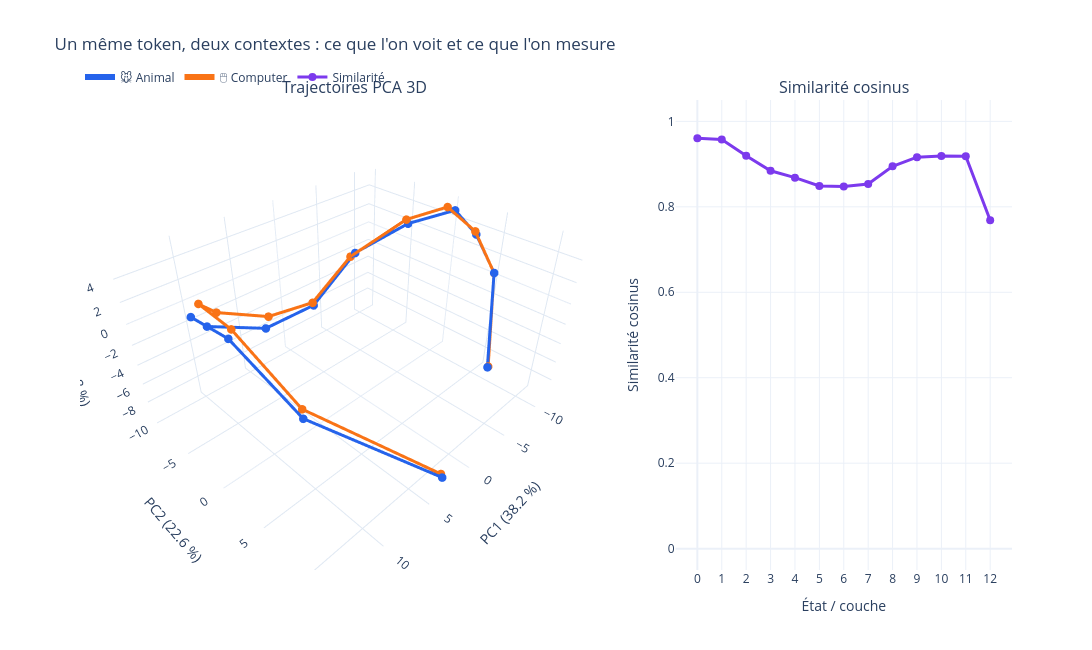

The notebook cell this image was saved under:
### Markdown cell above
## Expérience 2 — Deux sens de `mouse`, deux instruments

Nous comparons maintenant le même mot cible dans deux contextes fortement polysémiques :

- 🐭 `The mouse ate the cheese.`
- 🖱️ `I clicked the icon with the mouse.`

La vue 3D montre la géométrie projetée ; la courbe mesure directement la proximité dans l'espace complet.

### Code cell
import plotly.graph_objects as go
from plotly.subplots import make_subplots

mouse_sentences = {
    "🐭 Animal": "The mouse ate the cheese.",
    "🖱️ Computer": "I clicked the icon with the mouse.",
}

mouse_trajectories = {}
with torch.inference_mode():
    for context, sentence in mouse_sentences.items():
        encoded, _, _, indices = prepare(sentence, "mouse")
        inputs = {name: value.to(device) for name, value in encoded.items()}
        output = model(**inputs, output_hidden_states=True, return_dict=True)
        mouse_trajectories[context] = torch.stack([
            state[0, indices, :].mean(dim=0).cpu()
            for state in output.hidden_states
        ])

contexts = list(mouse_trajectories)
vectors = np.vstack([mouse_trajectories[c].numpy() for c in contexts])
pca3 = PCA(n_components=3)
xyz = pca3.fit_transform(vectors)

n_states = len(mouse_trajectories[contexts[0]])
layers = np.arange(n_states)
labels = np.array(["Représentation initiale"] + [f"Couche {i}" for i in layers[1:]])
similarities = cosine_similarity(
    mouse_trajectories[contexts[0]], mouse_trajectories[contexts[1]], dim=1
).numpy()

fig = make_subplots(
    rows=1, cols=2, specs=[[{"type": "scene"}, {"type": "xy"}]],
    column_widths=[0.62, 0.38], horizontal_spacing=0.05,
    subplot_titles=("Trajectoires PCA 3D", "Similarité cosinus"),
)
colors = {"🐭 Animal": "#2563eb", "🖱️ Computer": "#f97316"}

cursor = 0
for context in contexts:
    points = xyz[cursor:cursor + n_states]
    fig.add_trace(go.Scatter3d(
        x=points[:, 0], y=points[:, 1], z=points[:, 2],
        mode="lines+markers", name=context, customdata=labels,
        line=dict(color=colors[context], width=6),
        marker=dict(color=colors[context], size=5),
        hovertemplate=("<b>%{customdata}</b><br>" + context +
                       "<br>PC1=%{x:.2f}<br>PC2=%{y:.2f}<br>PC3=%{z:.2f}<extra></extra>"),
    ), row=1, col=1)
    cursor += n_states

fig.add_trace(go.Scatter(
    x=layers, y=similarities, mode="lines+markers", name="Similarité",
    customdata=labels, line=dict(color="#7c3aed", width=3),
    marker=dict(size=8),
    hovertemplate="<b>%{customdata}</b><br>Similarité=%{y:.4f}<extra></extra>",
), row=1, col=2)

variance = 100 * pca3.explained_variance_ratio_
fig.update_scenes(
    xaxis_title=f"PC1 ({variance[0]:.1f} %)",
    yaxis_title=f"PC2 ({variance[1]:.1f} %)",
    zaxis_title=f"PC3 ({variance[2]:.1f} %)",
)
fig.update_xaxes(title_text="État / couche", dtick=1, row=1, col=2)
fig.update_yaxes(title_text="Similarité cosinus", range=[-0.05, 1.05], row=1, col=2)
fig.update_layout(
    template="plotly_white", height=650, width=1200,
    title="Un même token, deux contextes : ce que l'on voit et ce que l'on mesure",
    legend=dict(orientation="h", y=1.08, x=0),
)
fig.show()

### Figure 1 — Plotly figure (JSON) as saved in the notebook; plotly's stock layout.template omitted (floating-point values rounded to 4 significant figures)
{"data": [{"customdata": ["Représentation initiale", "Couche 1", "Couche 2", "Couche 3", "Couche 4", "Couche 5", "Couche 6", "Couche 7", "Couche 8", "Couche 9", "Couche 10", "Couche 11", "Couche 12"], "hovertemplate": "<b>%{customdata}</b><br>🐭 Animal<br>PC1=%{x:.2f}<br>PC2=%{y:.2f}<br>PC3=%{z:.2f}<extra></extra>", "line": {"color": "#2563eb", "width": 6}, "marker": {"color": "#2563eb", "size": 5}, "mode": "lines+markers", "name": "🐭 Animal", "scene": "scene", "type": "scatter3d", "x": [-4.798, -9.561, -10.89, -11.3, -9.427, -6.622, -2.224, 2.723, 9.537, 13.37, 14.13, 13.63, 2.648], "y": [9.518, 6.082, 3.052, 0.3499, -3.331, -7.349, -8.669, -9.968, -8.333, -2.976, 2.809, 8.748, 11.35], "z": [-3.862, 1.551, 3.591, 4.849, 3.024, -0.3862, -4.947, -5.901, -1.594, 3.626, 5.151, 2.387, -9.435]}, {"customdata": ["Représentation initiale", "Couche 1", "Couche 2", "Couche 3", "Couche 4", "Couche 5", "Couche 6", "Couche 7", "Couche 8", "Couche 9", "Couche 10", "Couche 11", "Couche 12"], "hovertemplate": "<b>%{customdata}</b><br>🖱️ Computer<br>PC1=%{x:.2f}<br>PC2=%{y:.2f}<br>PC3=%{z:.2f}<extra></extra>", "line": {"color": "#f97316", "width": 6}, "marker": {"color": "#f97316", "size": 5}, "mode": "lines+markers", "name": "🖱️ Computer", "scene": "scene", "type": "scatter3d", "x": [-4.89, -9.57, -10.75, -10.94, -9.303, -6.209, -2.031, 2.169, 8.415, 12.5, 13.59, 13.34, 2.46], "y": [9.524, 6.073, 3.005, -0.2272, -3.452, -7.572, -8.581, -10.14, -8.451, -3.273, 2.384, 8.347, 11.08], "z": [-3.833, 1.532, 3.909, 5.093, 3.425, -0.707, -4.525, -4.899, -0.807, 4.148, 5.356, 2.658, -9.404]}, {"customdata": ["Représentation initiale", "Couche 1", "Couche 2", "Couche 3", "Couche 4", "Couche 5", "Couche 6", "Couche 7", "Couche 8", "Couche 9", "Couche 10", "Couche 11", "Couche 12"], "hovertemplate": "<b>%{customdata}</b><br>Similarité=%{y:.4f}<extra></extra>", "line": {"color": "#7c3aed", "width": 3}, "marker": {"size": 8}, "mode": "lines+markers", "name": "Similarité", "type": "scatter", "x": [0, 1, 2, 3, 4, 5, 6, 7, 8, 9, 10, 11, 12], "xaxis": "x", "y": [0.9607, 0.9575, 0.9195, 0.8843, 0.8683, 0.8487, 0.8474, 0.8532, 0.8947, 0.9161, 0.919, 0.9183, 0.7687], "yaxis": "y"}], "layout": {"annotations": [{"font": {"size": 16}, "showarrow": false, "text": "Trajectoires PCA 3D", "x": 0.2945, "xanchor": "center", "xref": "paper", "y": 1, "yanchor": "bottom", "yref": "paper"}, {"font": {"size": 16}, "showarrow": false, "text": "Similarité cosinus", "x": 0.8195, "xanchor": "center", "xref": "paper", "y": 1, "yanchor": "bottom", "yref": "paper"}], "height": 650, "legend": {"orientation": "h", "x": 0, "y": 1.08}, "scene": {"domain": {"x": [0, 0.589], "y": [0, 1]}, "xaxis": {"title": {"text": "PC1 (38.2 %)"}}, "yaxis": {"title": {"text": "PC2 (22.6 %)"}}, "zaxis": {"title": {"text": "PC3 (8.8 %)"}}}, "title": {"text": "Un même token, deux contextes : ce que l'on voit et ce que l'on mesure"}, "width": 1200, "xaxis": {"anchor": "y", "domain": [0.639, 1], "dtick": 1, "title": {"text": "État / couche"}}, "yaxis": {"anchor": "x", "domain": [0, 1], "range": [-0.05, 1.05], "title": {"text": "Similarité cosinus"}}}}
